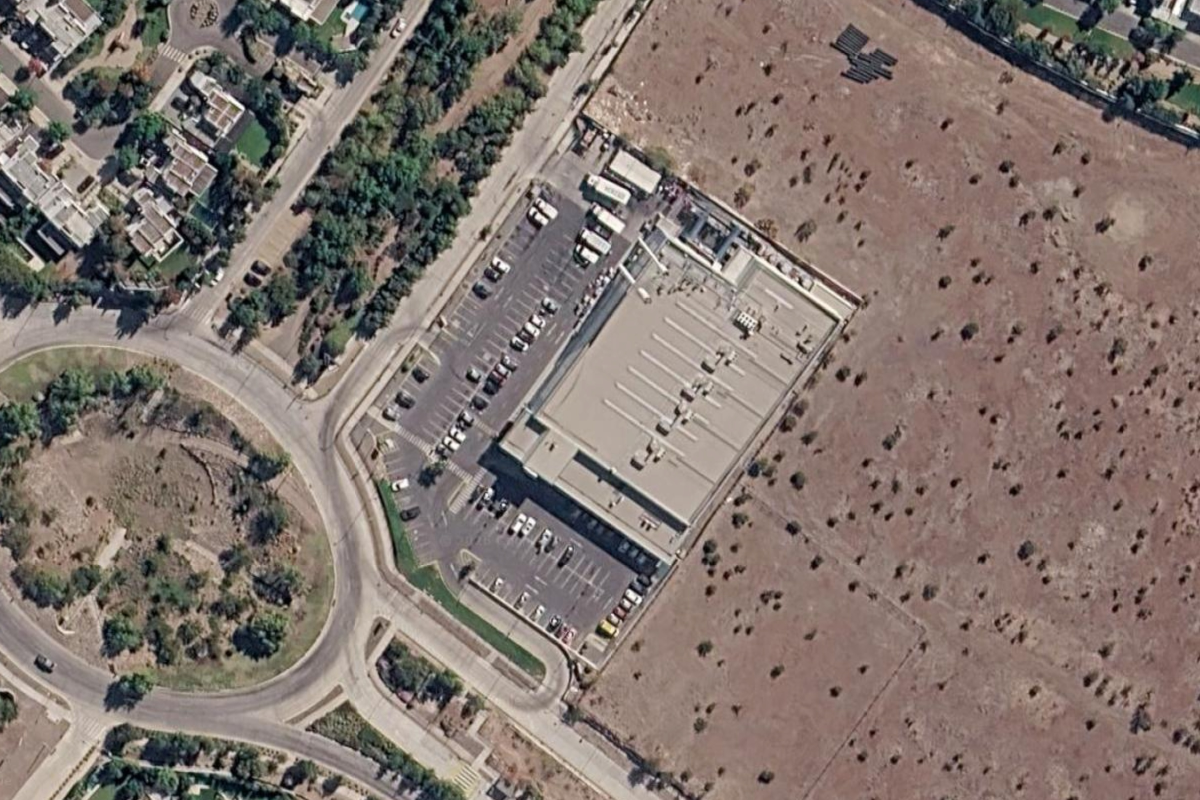
#> input picture raw/mascenter-presentacion/base-chamisero-i.jpg, 2400 x 1600 px (shown at 1/2 size)
$ python -i santagota-spot-mano.py   (imports and definitions only)
#> lines starting #> are read from the running program, lines starting #| are printed output that depends on the picture; after the words box and inside, x2 and y2 are one past the last pixel; in counts of white or black regions, pixels touching at a corner belong together
### scripts/_entorno.py
#!/usr/bin/env python3
# -*- coding: utf-8 -*-
"""Resolución portable de rutas y credenciales.

Lo usa cualquier script de este repo para no quemar `/Users/Vale/...`, que rompe
en el Mac de otro diseñador. Es compatible hacia atrás: si el monorepo está donde
siempre estuvo, encuentra lo mismo que antes.

    from _entorno import RAIZ, OUT, RAW, PUBLIC, token_google, env_compartido, cargar_env

Orden de búsqueda de credenciales (la primera que exista gana):
  1. variable de entorno  COPYLAB_TOKEN / COPYLAB_ENV
  2. credentials/ dentro de este repo   ← lo que viaja en el ZIP si se decide incluirlo
  3. ../ASISTENTE PERSONAL/  (el layout del monorepo de Valeria)
  4. ~/copylab-work/respaldo-credenciales/
"""
import os
import pathlib
import sys

# ── Consola de Windows ────────────────────────────────────────────────────────
# PowerShell escribe en cp1252 y revienta con UnicodeEncodeError al imprimir un
# «✓» o un «✗». Lo peor no es el error: es que salta DESPUÉS de que el script ya
# hizo el trabajo, así que parece que falló algo cuando no falló nada. Se arregló
# a mano en siete scripts entre agosto y septiembre de 2026, y volvió a aparecer
# en el octavo y el noveno. Va acá porque todos los scripts del estudio importan
# este módulo: el décimo ya nace arreglado.
for _flujo in (sys.stdout, sys.stderr):
    try:
        _flujo.reconfigure(encoding="utf-8", errors="replace")
    except Exception:
        pass
#> further down, picture is the input picture: PIL image 2400x1600 RGB; mean R, G, B 129.2, 116.5, 110

# ── Raíz del repo: derivada de la ubicación de este archivo, nunca quemada ──
RAIZ = pathlib.Path(__file__).resolve().parent.parent
PUBLIC = RAIZ / "public"
ASSETS = PUBLIC / "assets"
OUT = RAIZ / "out"
RAW = RAIZ / "raw"
CLIENTS = RAIZ / "clients"


# [15 lines left out: functions _primera_que_exista, token_google, not called in this run]


SCOPES_GOOGLE = [
    "https://www.googleapis.com/auth/calendar",
    "https://www.googleapis.com/auth/gmail.send",
    "https://www.googleapis.com/auth/gmail.modify",
    "https://www.googleapis.com/auth/gmail.labels",
    "https://www.googleapis.com/auth/spreadsheets",
    "https://www.googleapis.com/auth/drive.file",
]
# Desde el 01-10-2026 el token del ESTUDIO (credentials/token.json) trae además
# drive.readonly, para leer el Drive ajeno (carpetas de las diseñadoras, del
# cliente). El del monorepo (ASISTENTE PERSONAL) no lo trae.
DRIVE_LECTURA = "https://www.googleapis.com/auth/drive.readonly"


# [71 lines left out: functions credenciales_google, env_compartido, clave_freepik, not called in this run]


FALTA_CLAVE = (
    "✗ No encuentro la clave de Magnific / Freepik.\n"
    "  Ábrela desde el llavero del repo:\n"
    "      python3 scripts/llavero.py abrir\n"
    "  (la contraseña del estudio se entrega una vez, en el onboarding)\n"
)


# [48 lines left out: functions cargar_env, exigir, python_venv, not called in this run]


# [10 lines that do not run on import are left out]

### scripts/santagota-spot-mano.py
"""SANTA GOTA · spot TV · V3 · 08 REVEAL — la mano real sostiene el packshot OFICIAL.

La regla del cliente: el packaging no se genera ni se redibuja. La regla de Valeria: prohibido el
producto flotando; una mano real lo sostiene. Las dos se cumplen así:
  1. Nano Banana genera «una mano sostiene ESTE squeeze horizontal» (packshot de referencia) → la pose,
     la escala y la luz vienen de ahí, pero ESE envase no se entrega.
  2. Se mide el eje del envase generado (píxeles oscuros del cuerpo: PCA → ángulo y largo).
  3. El packshot oficial se rota y escala a ese eje y se pega ENCIMA del envase generado.
  4. Los dedos vuelven DELANTE: máscara de piel (HSV) sobre la zona del envase, pegada encima del packshot.
  5. Verificación: la etiqueta del packshot pegado es el original (no pasa por ningún modelo).

Uso: python3 scripts/santagota-spot-mano.py <v3_mano_vN.png> [--out v3_reveal_compuesto.png]
"""
import sys, os, pathlib, argparse
sys.path.insert(0, os.path.dirname(os.path.abspath(__file__)))
from _entorno import RAIZ
from PIL import Image, ImageFilter, ImageOps
import numpy as np

PL = RAIZ / "public/assets/santagota/spot/plates"
PR = RAIZ / "public/assets/santagota/producto"


# [21 lines left out: function eje_envase, not called in this run]


def mascara_piel(img: Image.Image, x_min: int = 0) -> Image.Image:
    """Piel: tono rojizo-anaranjado, saturación media (los amarillos de la tapa y del aceite quedan fuera),
    y sólo a la derecha de `x_min` (el lado por donde entra la mano)."""
#> called with x_min = 0
    hsv = np.asarray(img.convert("HSV")).astype(float)
    h, s, v = hsv[..., 0] / 255 * 360, hsv[..., 1] / 255, hsv[..., 2] / 255
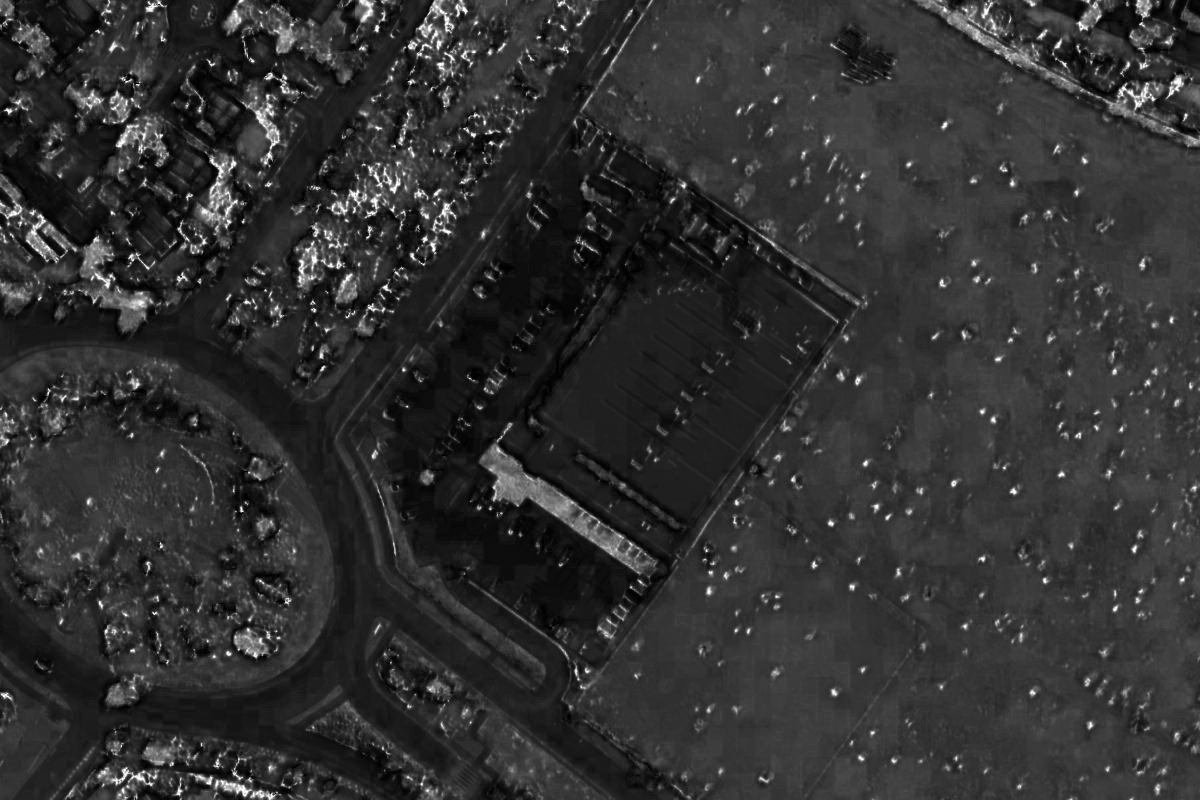
#> s: shape (1600, 2400) float64 (shown at 1/2 size); min 0, max 1, mean 0.192
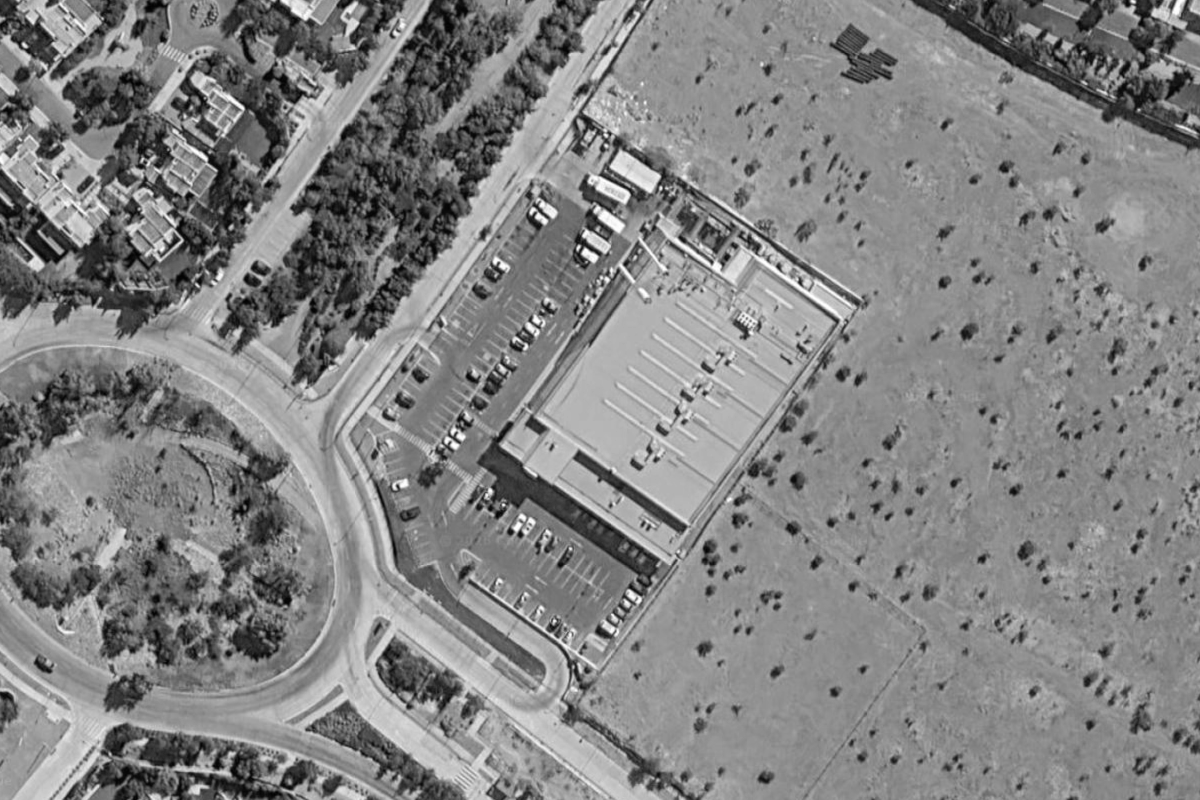
#> v: shape (1600, 2400) float64 (shown at 1/2 size); min 0, max 1, mean 0.515
    piel = ((h < 32) | (h > 340)) & (s > 0.16) & (s < 0.58) & (v > 0.2)
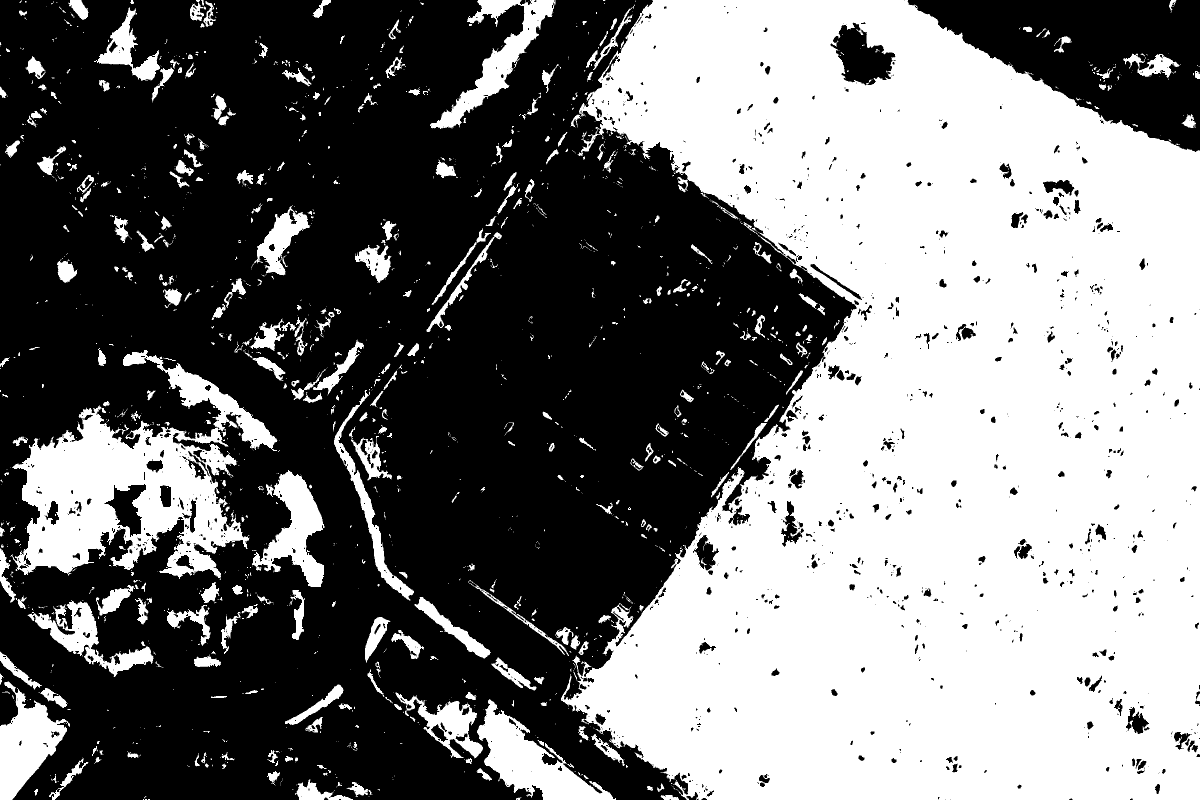
#> piel: shape (1600, 2400) bool (shown at 1/2 size); 46.3% white; 1705 white regions (1231 under 20 px), largest, box (x1, y1, x2, y2) and area: (1122, 0, 2400, 1600) 1469852, (21, 700, 555, 1160) 99304, (954, 1398, 1232, 1600) 20917
    piel[:, :x_min] = False
    m = Image.fromarray((piel * 255).astype(np.uint8)).filter(ImageFilter.MaxFilter(5)).filter(ImageFilter.MinFilter(3))
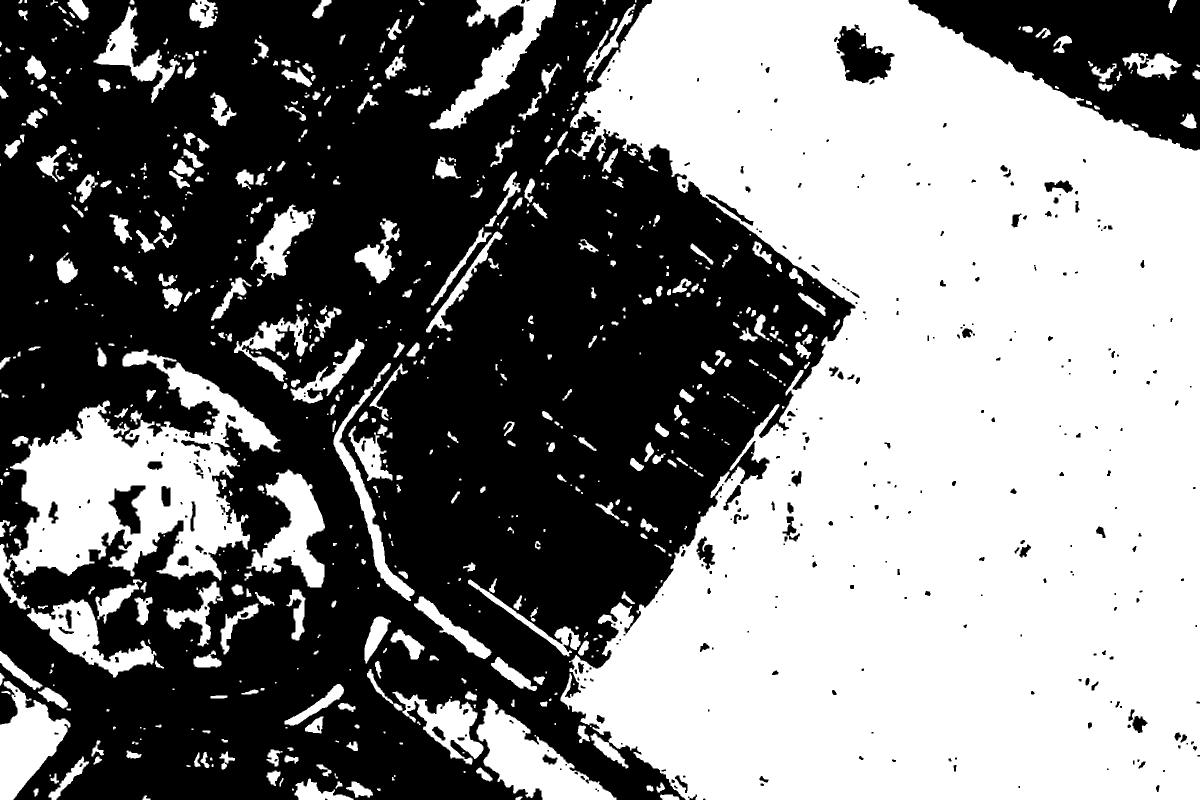
#> m: PIL image 2400x1600 L (shown at 1/2 size); 49.6% white; 709 white regions (181 under 20 px), largest, box (x1, y1, x2, y2) and area: (1121, 0, 2400, 1600) 1511118, (0, 699, 561, 1219) 115802, (953, 1397, 1233, 1600) 23343
    return m.filter(ImageFilter.GaussianBlur(1.2))


# [47 lines left out: function main, not called in this run]


# [2 lines not run here, left out]

>>> from PIL import Image
>>> picture = Image.open('../raw/mascenter-presentacion/base-chamisero-i.jpg')
>>> result = mascara_piel(picture)
